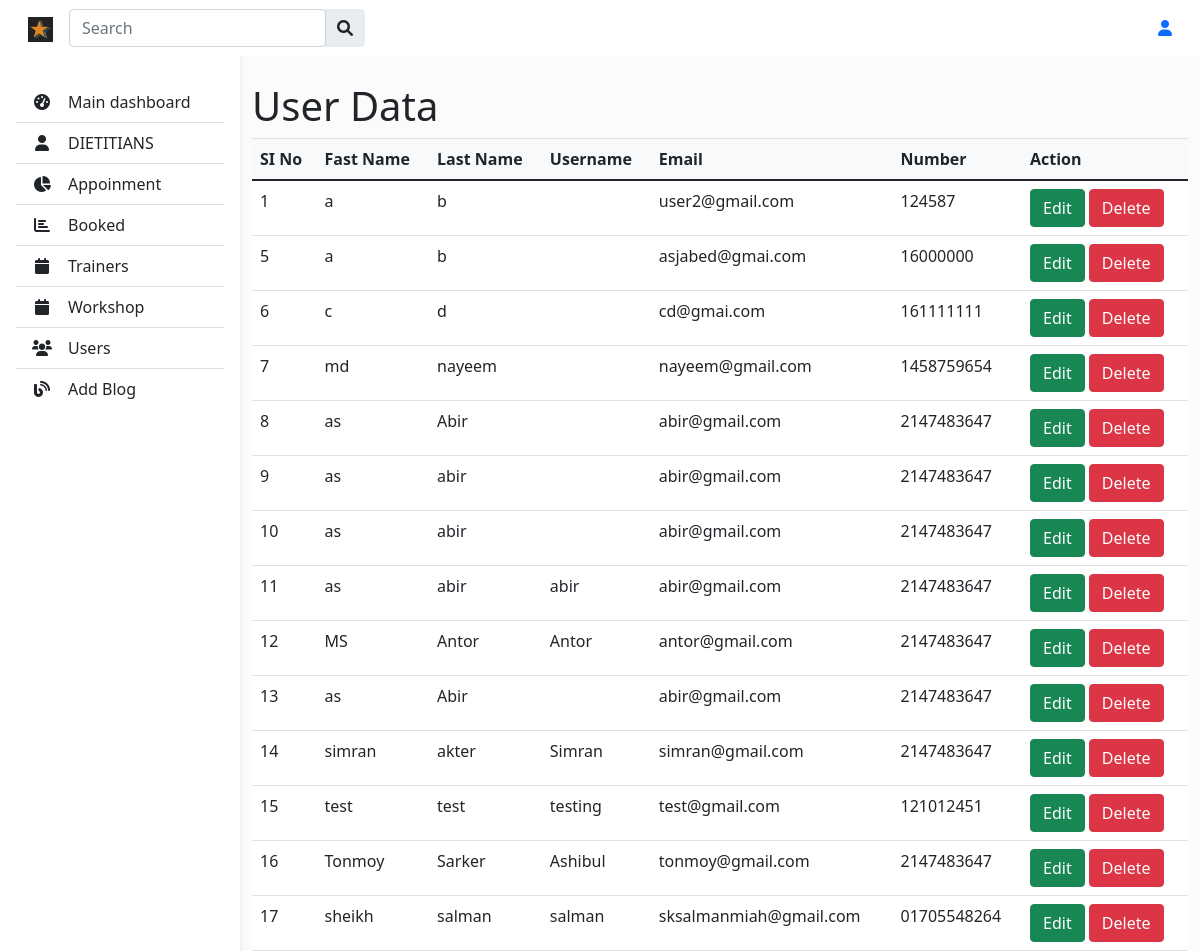
/admin/view_user_data.php, run on the app's committed database.
### tables this page shows
CREATE TABLE `user` (
  `id` int(11) NOT NULL,
  `fname` varchar(20) NOT NULL,
  `lname` varchar(20) NOT NULL,
  `username` varchar(20) NOT NULL,
  `email` varchar(30) NOT NULL,
  `number` varchar(15) NOT NULL,
  `password` varchar(100) NOT NULL
);

### admin/view_user_data.php (the view)
<?php include 'a_navber.php';?>
    <main style="margin-top: 58px">
        <div class="container pt-4">
        <table class="table align-middle mb-0 bg-white">
            <h1>User Data</h1>
        <thead class="bg-light">
            <tr>
                <th>SI No</th>
                <th>Fast Name</th>
                <th>Last Name</th>
                <th>Username</th>
                <th>Email</th>
                <th>Number</th>
                <th>Action</th>
            </tr>
        </thead>
        <tbody>
            <?php
            include 'config.php';
            $sel= "SELECT * FROM user";
            $query=$conn-> query($sel);
            while($row=$query->fetch_assoc()){
            ?>
            <tr>
                <td><?php echo $row['id']; ?></td>
                <td><?php echo $row['fname']; ?></td>
                <td><?php echo $row['lname']; ?></td>
                <td><?php echo $row['username']; ?></td>
                <td><?php echo $row['email']; ?></td>
                <td><?php echo $row['number']; ?></td>
                <td>
                    <a href="" class="btn btn-success" >Edit</a>
                    <a href="" class="btn btn-danger">Delete</a>
                </td>
            </tr>
            <?php
            }
            ?>
        </tbody>
    </table>
        </div>
    </main>
</body>
</html>

### assets/css/admin_style.css (style rules this page uses)
body { background-color: #fbfbfb; }
@media (min-width: 991.98px) { main { padding-left: 240px; } }

### data on the page
user: id "1", fname "a", lname "b", email "user2@gmail.com", number "124587"
user: id "5", fname "a", lname "b", email "asjabed@gmai.com", number "16000000"
user: id "6", fname "c", lname "d", email "cd@gmai.com", number "161111111"
user: id "7", fname "md", lname "nayeem", email "nayeem@gmail.com", number "1458759654"
user: id "8", fname "as", lname "Abir", email "abir@gmail.com", number "2147483647"
user: id "9", fname "as", lname "abir", email "abir@gmail.com", number "2147483647"
user: id "10", fname "as", lname "abir", email "abir@gmail.com", number "2147483647"
user: id "11", fname "as", lname "abir", username "abir", email "abir@gmail.com", number "2147483647"
user: id "12", fname "MS", lname "Antor", username "Antor", email "antor@gmail.com", number "2147483647"
user: id "13", fname "as", lname "Abir", email "abir@gmail.com", number "2147483647"
user: id "14", fname "simran", lname "akter", username "Simran", email "simran@gmail.com", number "2147483647"
user: id "15", fname "test", lname "test", username "testing", email "test@gmail.com", number "121012451"
user: id "16", fname "Tonmoy", lname "Sarker", username "Ashibul", email "tonmoy@gmail.com", number "2147483647"
user: id "17", fname "sheikh", lname "salman", username "salman", email "sksalmanmiah@gmail.com", number "01705548264"
